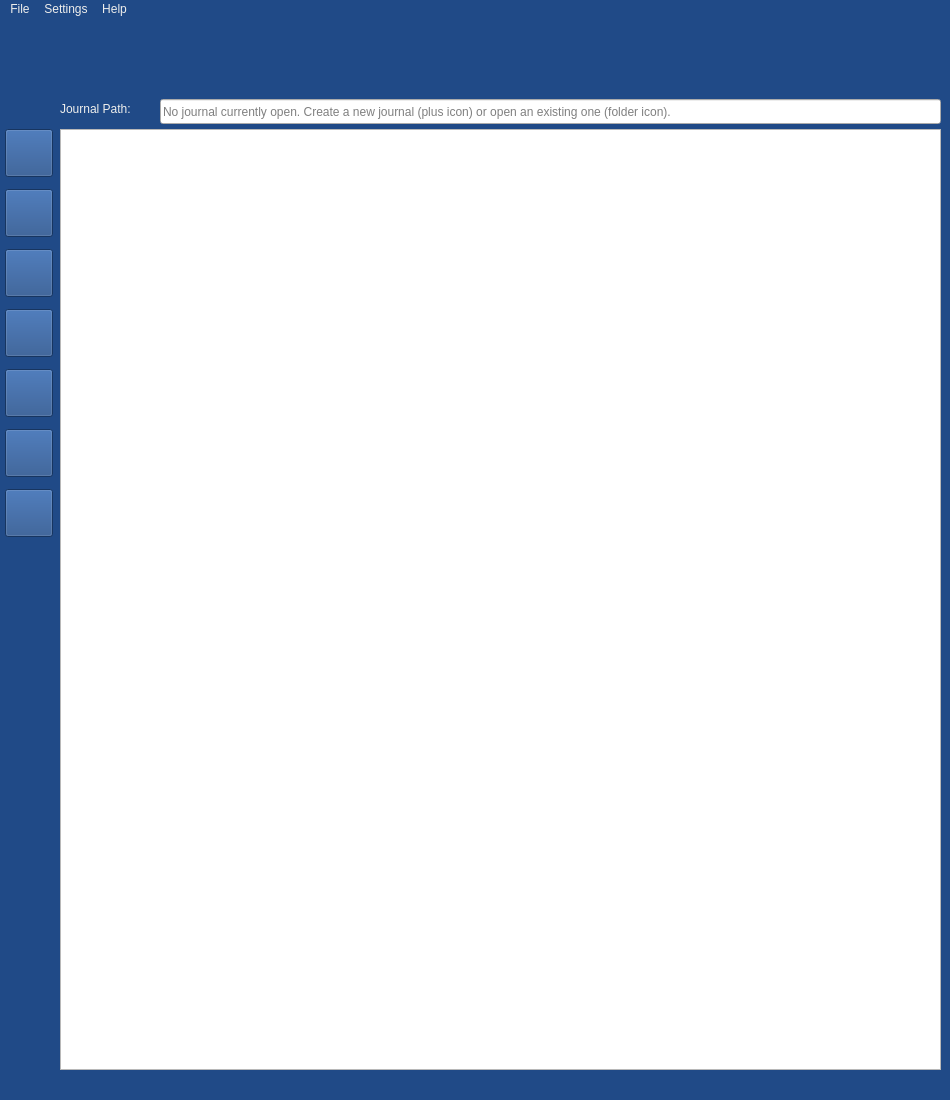
<?xml version="1.0" encoding="UTF-8"?>
<ui version="4.0">
 <class>MainWindow</class>
 <widget class="QMainWindow" name="MainWindow">
  <property name="geometry">
   <rect>
    <x>0</x>
    <y>0</y>
    <width>950</width>
    <height>1100</height>
   </rect>
  </property>
  <property name="minimumSize">
   <size>
    <width>950</width>
    <height>1100</height>
   </size>
  </property>
  <property name="maximumSize">
   <size>
    <width>950</width>
    <height>1100</height>
   </size>
  </property>
  <property name="windowTitle">
   <string>Open Journal</string>
  </property>
  <property name="styleSheet">
   <string notr="true">background-color: rgb(32, 74, 135);</string>
  </property>
  <widget class="QWidget" name="centralwidget">
   <widget class="QLabel" name="logo">
    <property name="geometry">
     <rect>
      <x>320</x>
      <y>0</y>
      <width>321</width>
      <height>81</height>
     </rect>
    </property>
    <property name="font">
     <font>
      <family>Umpush</family>
      <pointsize>14</pointsize>
      <weight>50</weight>
      <italic>true</italic>
      <bold>false</bold>
     </font>
    </property>
    <property name="text">
     <string/>
    </property>
    <property name="pixmap">
     <pixmap resource="resources.qrc">:/resources/logo.png</pixmap>
    </property>
    <property name="scaledContents">
     <bool>true</bool>
    </property>
   </widget>
   <widget class="QTextEdit" name="journalEdit">
    <property name="geometry">
     <rect>
      <x>60</x>
      <y>110</y>
      <width>881</width>
      <height>941</height>
     </rect>
    </property>
    <property name="styleSheet">
     <string notr="true">background-color: rgb(255, 255, 255);
background: 1</string>
    </property>
   </widget>
   <widget class="QLineEdit" name="journalName">
    <property name="geometry">
     <rect>
      <x>160</x>
      <y>80</y>
      <width>781</width>
      <height>25</height>
     </rect>
    </property>
    <property name="toolTip">
     <string>&lt;html&gt;&lt;head/&gt;&lt;body&gt;&lt;p&gt;Displays the filepath to the currently open journal.&lt;/p&gt;&lt;/body&gt;&lt;/html&gt;</string>
    </property>
    <property name="styleSheet">
     <string notr="true">background: 1</string>
    </property>
    <property name="inputMethodHints">
     <set>Qt::ImhNone</set>
    </property>
    <property name="dragEnabled">
     <bool>false</bool>
    </property>
    <property name="readOnly">
     <bool>true</bool>
    </property>
    <property name="placeholderText">
     <string>No journal currently open. Create a new journal (plus icon) or open an existing one (folder icon).</string>
    </property>
   </widget>
   <widget class="QLabel" name="journal_path">
    <property name="geometry">
     <rect>
      <x>60</x>
      <y>80</y>
      <width>91</width>
      <height>21</height>
     </rect>
    </property>
    <property name="styleSheet">
     <string notr="true">border-color: rgb(255, 255, 255);
</string>
    </property>
    <property name="text">
     <string>&lt;html&gt;&lt;head/&gt;&lt;body&gt;&lt;p&gt;&lt;span style=&quot; color:#eeeeec;&quot;&gt;Journal Path:&lt;/span&gt;&lt;/p&gt;&lt;/body&gt;&lt;/html&gt;</string>
    </property>
   </widget>
   <widget class="QPushButton" name="saveBtn">
    <property name="geometry">
     <rect>
      <x>5</x>
      <y>230</y>
      <width>48</width>
      <height>48</height>
     </rect>
    </property>
    <property name="minimumSize">
     <size>
      <width>48</width>
      <height>48</height>
     </size>
    </property>
    <property name="maximumSize">
     <size>
      <width>48</width>
      <height>48</height>
     </size>
    </property>
    <property name="toolTip">
     <string>&lt;html&gt;&lt;head/&gt;&lt;body&gt;&lt;p&gt;Save journal (Ctrl + S)&lt;/p&gt;&lt;/body&gt;&lt;/html&gt;</string>
    </property>
    <property name="styleSheet">
     <string notr="true">QPushButton {border-image: url(:/resources/save.png)}
QToolTip {	background-color: rgb(238, 238, 236);
                           color: black; 
                           border: black solid 1px};</string>
    </property>
    <property name="text">
     <string/>
    </property>
   </widget>
   <widget class="QPushButton" name="deleteBtn">
    <property name="geometry">
     <rect>
      <x>5</x>
      <y>410</y>
      <width>48</width>
      <height>48</height>
     </rect>
    </property>
    <property name="minimumSize">
     <size>
      <width>48</width>
      <height>48</height>
     </size>
    </property>
    <property name="maximumSize">
     <size>
      <width>48</width>
      <height>48</height>
     </size>
    </property>
    <property name="toolTip">
     <string>&lt;html&gt;&lt;head/&gt;&lt;body&gt;&lt;p&gt;Delete journal&lt;/p&gt;&lt;/body&gt;&lt;/html&gt;</string>
    </property>
    <property name="styleSheet">
     <string notr="true">QPushButton {border-image: url(:/resources/delete.png)}
QToolTip {	background-color: rgb(238, 238, 236);
                           color: black; 
                           border: black solid 1px};</string>
    </property>
    <property name="text">
     <string/>
    </property>
   </widget>
   <widget class="QPushButton" name="openBtn">
    <property name="geometry">
     <rect>
      <x>5</x>
      <y>170</y>
      <width>48</width>
      <height>48</height>
     </rect>
    </property>
    <property name="minimumSize">
     <size>
      <width>48</width>
      <height>48</height>
     </size>
    </property>
    <property name="maximumSize">
     <size>
      <width>48</width>
      <height>48</height>
     </size>
    </property>
    <property name="toolTip">
     <string>&lt;html&gt;&lt;head/&gt;&lt;body&gt;&lt;p&gt;Open existing journal (Ctrl + O)&lt;/p&gt;&lt;/body&gt;&lt;/html&gt;</string>
    </property>
    <property name="styleSheet">
     <string notr="true">QPushButton {border-image: url(:/resources/open.png)}
QToolTip {	background-color: rgb(238, 238, 236);
                           color: black; 
                           border: black solid 1px};
</string>
    </property>
    <property name="text">
     <string/>
    </property>
   </widget>
   <widget class="QPushButton" name="encryptBtn">
    <property name="geometry">
     <rect>
      <x>5</x>
      <y>290</y>
      <width>48</width>
      <height>48</height>
     </rect>
    </property>
    <property name="minimumSize">
     <size>
      <width>48</width>
      <height>48</height>
     </size>
    </property>
    <property name="maximumSize">
     <size>
      <width>48</width>
      <height>48</height>
     </size>
    </property>
    <property name="toolTip">
     <string>&lt;html&gt;&lt;head/&gt;&lt;body&gt;&lt;p&gt;Encrypt currently open journal&lt;/p&gt;&lt;/body&gt;&lt;/html&gt;</string>
    </property>
    <property name="styleSheet">
     <string notr="true">QPushButton {border-image: url(:/resources/encrypt.png)}
QToolTip {	background-color: rgb(238, 238, 236);
                           color: black; 
                           border: black solid 1px};</string>
    </property>
    <property name="text">
     <string/>
    </property>
   </widget>
   <widget class="QPushButton" name="decryptBtn">
    <property name="geometry">
     <rect>
      <x>5</x>
      <y>350</y>
      <width>48</width>
      <height>48</height>
     </rect>
    </property>
    <property name="minimumSize">
     <size>
      <width>48</width>
      <height>48</height>
     </size>
    </property>
    <property name="maximumSize">
     <size>
      <width>48</width>
      <height>48</height>
     </size>
    </property>
    <property name="toolTip">
     <string>&lt;html&gt;&lt;head/&gt;&lt;body&gt;&lt;p&gt;Decrypt currently open journal&lt;/p&gt;&lt;/body&gt;&lt;/html&gt;</string>
    </property>
    <property name="styleSheet">
     <string notr="true">QPushButton {border-image: url(:/resources/decrypt.png)}
QToolTip {	background-color: rgb(238, 238, 236);
                           color: black; 
                           border: black solid 1px};</string>
    </property>
    <property name="text">
     <string/>
    </property>
   </widget>
   <widget class="QPushButton" name="printBtn">
    <property name="geometry">
     <rect>
      <x>5</x>
      <y>470</y>
      <width>48</width>
      <height>48</height>
     </rect>
    </property>
    <property name="minimumSize">
     <size>
      <width>48</width>
      <height>48</height>
     </size>
    </property>
    <property name="maximumSize">
     <size>
      <width>48</width>
      <height>48</height>
     </size>
    </property>
    <property name="toolTip">
     <string>&lt;html&gt;&lt;head/&gt;&lt;body&gt;&lt;p&gt;Print journal&lt;/p&gt;&lt;/body&gt;&lt;/html&gt;</string>
    </property>
    <property name="styleSheet">
     <string notr="true">QPushButton {border-image: url(:/resources/print.png)}
QToolTip {	background-color: rgb(238, 238, 236);
                           color: black; 
                           border: black solid 1px};</string>
    </property>
    <property name="text">
     <string/>
    </property>
   </widget>
   <widget class="QPushButton" name="newBtn">
    <property name="geometry">
     <rect>
      <x>5</x>
      <y>110</y>
      <width>48</width>
      <height>48</height>
     </rect>
    </property>
    <property name="minimumSize">
     <size>
      <width>48</width>
      <height>48</height>
     </size>
    </property>
    <property name="maximumSize">
     <size>
      <width>48</width>
      <height>48</height>
     </size>
    </property>
    <property name="toolTip">
     <string>&lt;html&gt;&lt;head/&gt;&lt;body&gt;&lt;p&gt;Create new journal (Ctrl + N)&lt;/p&gt;&lt;p&gt;&lt;br/&gt;&lt;/p&gt;&lt;/body&gt;&lt;/html&gt;</string>
    </property>
    <property name="styleSheet">
     <string notr="true">QPushButton {border-image: url(:/resources/new.png)}
QToolTip {	background-color: rgb(238, 238, 236);
                           color: black; 
                           border: black solid 1px};
</string>
    </property>
    <property name="text">
     <string/>
    </property>
   </widget>
  </widget>
  <widget class="QMenuBar" name="menubar">
   <property name="geometry">
    <rect>
     <x>0</x>
     <y>0</y>
     <width>950</width>
     <height>22</height>
    </rect>
   </property>
   <property name="palette">
    <palette>
     <active>
      <colorrole role="Button">
       <brush brushstyle="SolidPattern">
        <color alpha="255">
         <red>32</red>
         <green>74</green>
         <blue>135</blue>
        </color>
       </brush>
      </colorrole>
      <colorrole role="ButtonText">
       <brush brushstyle="SolidPattern">
        <color alpha="255">
         <red>238</red>
         <green>238</green>
         <blue>236</blue>
        </color>
       </brush>
      </colorrole>
      <colorrole role="Base">
       <brush brushstyle="SolidPattern">
        <color alpha="255">
         <red>32</red>
         <green>74</green>
         <blue>135</blue>
        </color>
       </brush>
      </colorrole>
      <colorrole role="Window">
       <brush brushstyle="SolidPattern">
        <color alpha="255">
         <red>32</red>
         <green>74</green>
         <blue>135</blue>
        </color>
       </brush>
      </colorrole>
     </active>
     <inactive>
      <colorrole role="Button">
       <brush brushstyle="SolidPattern">
        <color alpha="255">
         <red>32</red>
         <green>74</green>
         <blue>135</blue>
        </color>
       </brush>
      </colorrole>
      <colorrole role="ButtonText">
       <brush brushstyle="SolidPattern">
        <color alpha="255">
         <red>238</red>
         <green>238</green>
         <blue>236</blue>
        </color>
       </brush>
      </colorrole>
      <colorrole role="Base">
       <brush brushstyle="SolidPattern">
        <color alpha="255">
         <red>32</red>
         <green>74</green>
         <blue>135</blue>
        </color>
       </brush>
      </colorrole>
      <colorrole role="Window">
       <brush brushstyle="SolidPattern">
        <color alpha="255">
         <red>32</red>
         <green>74</green>
         <blue>135</blue>
        </color>
       </brush>
      </colorrole>
     </inactive>
     <disabled>
      <colorrole role="Button">
       <brush brushstyle="SolidPattern">
        <color alpha="255">
         <red>32</red>
         <green>74</green>
         <blue>135</blue>
        </color>
       </brush>
      </colorrole>
      <colorrole role="ButtonText">
       <brush brushstyle="SolidPattern">
        <color alpha="255">
         <red>190</red>
         <green>190</green>
         <blue>190</blue>
        </color>
       </brush>
      </colorrole>
      <colorrole role="Base">
       <brush brushstyle="SolidPattern">
        <color alpha="255">
         <red>32</red>
         <green>74</green>
         <blue>135</blue>
        </color>
       </brush>
      </colorrole>
      <colorrole role="Window">
       <brush brushstyle="SolidPattern">
        <color alpha="255">
         <red>32</red>
         <green>74</green>
         <blue>135</blue>
        </color>
       </brush>
      </colorrole>
     </disabled>
    </palette>
   </property>
   <widget class="QMenu" name="menuFile">
    <property name="palette">
     <palette>
      <active>
       <colorrole role="Button">
        <brush brushstyle="SolidPattern">
         <color alpha="255">
          <red>32</red>
          <green>74</green>
          <blue>135</blue>
         </color>
        </brush>
       </colorrole>
       <colorrole role="ButtonText">
        <brush brushstyle="SolidPattern">
         <color alpha="255">
          <red>238</red>
          <green>238</green>
          <blue>236</blue>
         </color>
        </brush>
       </colorrole>
       <colorrole role="Base">
        <brush brushstyle="SolidPattern">
         <color alpha="255">
          <red>32</red>
          <green>74</green>
          <blue>135</blue>
         </color>
        </brush>
       </colorrole>
       <colorrole role="Window">
        <brush brushstyle="SolidPattern">
         <color alpha="255">
          <red>32</red>
          <green>74</green>
          <blue>135</blue>
         </color>
        </brush>
       </colorrole>
      </active>
      <inactive>
       <colorrole role="Button">
        <brush brushstyle="SolidPattern">
         <color alpha="255">
          <red>32</red>
          <green>74</green>
          <blue>135</blue>
         </color>
        </brush>
       </colorrole>
       <colorrole role="ButtonText">
        <brush brushstyle="SolidPattern">
         <color alpha="255">
          <red>238</red>
          <green>238</green>
          <blue>236</blue>
         </color>
        </brush>
       </colorrole>
       <colorrole role="Base">
        <brush brushstyle="SolidPattern">
         <color alpha="255">
          <red>32</red>
          <green>74</green>
          <blue>135</blue>
         </color>
        </brush>
       </colorrole>
       <colorrole role="Window">
        <brush brushstyle="SolidPattern">
         <color alpha="255">
          <red>32</red>
          <green>74</green>
          <blue>135</blue>
         </color>
        </brush>
       </colorrole>
      </inactive>
      <disabled>
       <colorrole role="Button">
        <brush brushstyle="SolidPattern">
         <color alpha="255">
          <red>32</red>
          <green>74</green>
          <blue>135</blue>
         </color>
        </brush>
       </colorrole>
       <colorrole role="ButtonText">
        <brush brushstyle="SolidPattern">
         <color alpha="255">
          <red>190</red>
          <green>190</green>
          <blue>190</blue>
         </color>
        </brush>
       </colorrole>
       <colorrole role="Base">
        <brush brushstyle="SolidPattern">
         <color alpha="255">
          <red>32</red>
          <green>74</green>
          <blue>135</blue>
         </color>
        </brush>
       </colorrole>
       <colorrole role="Window">
        <brush brushstyle="SolidPattern">
         <color alpha="255">
          <red>32</red>
          <green>74</green>
          <blue>135</blue>
         </color>
        </brush>
       </colorrole>
      </disabled>
     </palette>
    </property>
    <property name="title">
     <string>File</string>
    </property>
    <addaction name="New"/>
    <addaction name="Open"/>
    <addaction name="separator"/>
    <addaction name="Save"/>
    <addaction name="separator"/>
    <addaction name="Delete"/>
    <addaction name="separator"/>
    <addaction name="Encrypt_Journal"/>
    <addaction name="Decrypt_Journal"/>
    <addaction name="separator"/>
    <addaction name="Print"/>
    <addaction name="separator"/>
    <addaction name="Exit"/>
   </widget>
   <widget class="QMenu" name="menuHelp">
    <property name="palette">
     <palette>
      <active>
       <colorrole role="Button">
        <brush brushstyle="SolidPattern">
         <color alpha="255">
          <red>32</red>
          <green>74</green>
          <blue>135</blue>
         </color>
        </brush>
       </colorrole>
       <colorrole role="ButtonText">
        <brush brushstyle="SolidPattern">
         <color alpha="255">
          <red>238</red>
          <green>238</green>
          <blue>236</blue>
         </color>
        </brush>
       </colorrole>
       <colorrole role="Base">
        <brush brushstyle="SolidPattern">
         <color alpha="255">
          <red>32</red>
          <green>74</green>
          <blue>135</blue>
         </color>
        </brush>
       </colorrole>
       <colorrole role="Window">
        <brush brushstyle="SolidPattern">
         <color alpha="255">
          <red>32</red>
          <green>74</green>
          <blue>135</blue>
         </color>
        </brush>
       </colorrole>
      </active>
      <inactive>
       <colorrole role="Button">
        <brush brushstyle="SolidPattern">
         <color alpha="255">
          <red>32</red>
          <green>74</green>
          <blue>135</blue>
         </color>
        </brush>
       </colorrole>
       <colorrole role="ButtonText">
        <brush brushstyle="SolidPattern">
         <color alpha="255">
          <red>238</red>
          <green>238</green>
          <blue>236</blue>
         </color>
        </brush>
       </colorrole>
       <colorrole role="Base">
        <brush brushstyle="SolidPattern">
         <color alpha="255">
          <red>32</red>
          <green>74</green>
          <blue>135</blue>
         </color>
        </brush>
       </colorrole>
       <colorrole role="Window">
        <brush brushstyle="SolidPattern">
         <color alpha="255">
          <red>32</red>
          <green>74</green>
          <blue>135</blue>
         </color>
        </brush>
       </colorrole>
      </inactive>
      <disabled>
       <colorrole role="Button">
        <brush brushstyle="SolidPattern">
         <color alpha="255">
          <red>32</red>
          <green>74</green>
          <blue>135</blue>
         </color>
        </brush>
       </colorrole>
       <colorrole role="ButtonText">
        <brush brushstyle="SolidPattern">
         <color alpha="255">
          <red>190</red>
          <green>190</green>
          <blue>190</blue>
         </color>
        </brush>
       </colorrole>
       <colorrole role="Base">
        <brush brushstyle="SolidPattern">
         <color alpha="255">
          <red>32</red>
          <green>74</green>
          <blue>135</blue>
         </color>
        </brush>
       </colorrole>
       <colorrole role="Window">
        <brush brushstyle="SolidPattern">
         <color alpha="255">
          <red>32</red>
          <green>74</green>
          <blue>135</blue>
         </color>
        </brush>
       </colorrole>
      </disabled>
     </palette>
    </property>
    <property name="title">
     <string>Help</string>
    </property>
    <addaction name="About_Open_Journal"/>
   </widget>
   <widget class="QMenu" name="menuSettings">
    <property name="palette">
     <palette>
      <active>
       <colorrole role="Button">
        <brush brushstyle="SolidPattern">
         <color alpha="255">
          <red>32</red>
          <green>74</green>
          <blue>135</blue>
         </color>
        </brush>
       </colorrole>
       <colorrole role="ButtonText">
        <brush brushstyle="SolidPattern">
         <color alpha="255">
          <red>238</red>
          <green>238</green>
          <blue>236</blue>
         </color>
        </brush>
       </colorrole>
       <colorrole role="Base">
        <brush brushstyle="SolidPattern">
         <color alpha="255">
          <red>32</red>
          <green>74</green>
          <blue>135</blue>
         </color>
        </brush>
       </colorrole>
       <colorrole role="Window">
        <brush brushstyle="SolidPattern">
         <color alpha="255">
          <red>32</red>
          <green>74</green>
          <blue>135</blue>
         </color>
        </brush>
       </colorrole>
      </active>
      <inactive>
       <colorrole role="Button">
        <brush brushstyle="SolidPattern">
         <color alpha="255">
          <red>32</red>
          <green>74</green>
          <blue>135</blue>
         </color>
        </brush>
       </colorrole>
       <colorrole role="ButtonText">
        <brush brushstyle="SolidPattern">
         <color alpha="255">
          <red>238</red>
          <green>238</green>
          <blue>236</blue>
         </color>
        </brush>
       </colorrole>
       <colorrole role="Base">
        <brush brushstyle="SolidPattern">
         <color alpha="255">
          <red>32</red>
          <green>74</green>
          <blue>135</blue>
         </color>
        </brush>
       </colorrole>
       <colorrole role="Window">
        <brush brushstyle="SolidPattern">
         <color alpha="255">
          <red>32</red>
          <green>74</green>
          <blue>135</blue>
         </color>
        </brush>
       </colorrole>
      </inactive>
      <disabled>
       <colorrole role="Button">
        <brush brushstyle="SolidPattern">
         <color alpha="255">
          <red>32</red>
          <green>74</green>
          <blue>135</blue>
         </color>
        </brush>
       </colorrole>
       <colorrole role="ButtonText">
        <brush brushstyle="SolidPattern">
         <color alpha="255">
          <red>190</red>
          <green>190</green>
          <blue>190</blue>
         </color>
        </brush>
       </colorrole>
       <colorrole role="Base">
        <brush brushstyle="SolidPattern">
         <color alpha="255">
          <red>32</red>
          <green>74</green>
          <blue>135</blue>
         </color>
        </brush>
       </colorrole>
       <colorrole role="Window">
        <brush brushstyle="SolidPattern">
         <color alpha="255">
          <red>32</red>
          <green>74</green>
          <blue>135</blue>
         </color>
        </brush>
       </colorrole>
      </disabled>
     </palette>
    </property>
    <property name="title">
     <string>Settings</string>
    </property>
    <addaction name="Preferences"/>
   </widget>
   <addaction name="menuFile"/>
   <addaction name="menuSettings"/>
   <addaction name="menuHelp"/>
  </widget>
  <widget class="QStatusBar" name="statusbar">
   <property name="palette">
    <palette>
     <active>
      <colorrole role="WindowText">
       <brush brushstyle="SolidPattern">
        <color alpha="255">
         <red>238</red>
         <green>238</green>
         <blue>236</blue>
        </color>
       </brush>
      </colorrole>
      <colorrole role="Button">
       <brush brushstyle="SolidPattern">
        <color alpha="255">
         <red>32</red>
         <green>74</green>
         <blue>135</blue>
        </color>
       </brush>
      </colorrole>
      <colorrole role="Text">
       <brush brushstyle="SolidPattern">
        <color alpha="255">
         <red>238</red>
         <green>238</green>
         <blue>236</blue>
        </color>
       </brush>
      </colorrole>
      <colorrole role="ButtonText">
       <brush brushstyle="SolidPattern">
        <color alpha="255">
         <red>238</red>
         <green>238</green>
         <blue>236</blue>
        </color>
       </brush>
      </colorrole>
      <colorrole role="Base">
       <brush brushstyle="SolidPattern">
        <color alpha="255">
         <red>32</red>
         <green>74</green>
         <blue>135</blue>
        </color>
       </brush>
      </colorrole>
      <colorrole role="Window">
       <brush brushstyle="SolidPattern">
        <color alpha="255">
         <red>32</red>
         <green>74</green>
         <blue>135</blue>
        </color>
       </brush>
      </colorrole>
      <colorrole role="ToolTipText">
       <brush brushstyle="SolidPattern">
        <color alpha="255">
         <red>238</red>
         <green>238</green>
         <blue>236</blue>
        </color>
       </brush>
      </colorrole>
      <colorrole role="PlaceholderText">
       <brush brushstyle="SolidPattern">
        <color alpha="128">
         <red>238</red>
         <green>238</green>
         <blue>236</blue>
        </color>
       </brush>
      </colorrole>
     </active>
     <inactive>
      <colorrole role="WindowText">
       <brush brushstyle="SolidPattern">
        <color alpha="255">
         <red>238</red>
         <green>238</green>
         <blue>236</blue>
        </color>
       </brush>
      </colorrole>
      <colorrole role="Button">
       <brush brushstyle="SolidPattern">
        <color alpha="255">
         <red>32</red>
         <green>74</green>
         <blue>135</blue>
        </color>
       </brush>
      </colorrole>
      <colorrole role="Text">
       <brush brushstyle="SolidPattern">
        <color alpha="255">
         <red>238</red>
         <green>238</green>
         <blue>236</blue>
        </color>
       </brush>
      </colorrole>
      <colorrole role="ButtonText">
       <brush brushstyle="SolidPattern">
        <color alpha="255">
         <red>238</red>
         <green>238</green>
         <blue>236</blue>
        </color>
       </brush>
      </colorrole>
      <colorrole role="Base">
       <brush brushstyle="SolidPattern">
        <color alpha="255">
         <red>32</red>
         <green>74</green>
         <blue>135</blue>
        </color>
       </brush>
      </colorrole>
      <colorrole role="Window">
       <brush brushstyle="SolidPattern">
        <color alpha="255">
         <red>32</red>
         <green>74</green>
         <blue>135</blue>
        </color>
       </brush>
      </colorrole>
      <colorrole role="ToolTipText">
       <brush brushstyle="SolidPattern">
        <color alpha="255">
         <red>238</red>
         <green>238</green>
         <blue>236</blue>
        </color>
       </brush>
      </colorrole>
      <colorrole role="PlaceholderText">
       <brush brushstyle="SolidPattern">
        <color alpha="128">
         <red>238</red>
         <green>238</green>
         <blue>236</blue>
        </color>
       </brush>
      </colorrole>
     </inactive>
     <disabled>
      <colorrole role="WindowText">
       <brush brushstyle="SolidPattern">
        <color alpha="255">
         <red>190</red>
         <green>190</green>
         <blue>190</blue>
        </color>
       </brush>
      </colorrole>
      <colorrole role="Button">
       <brush brushstyle="SolidPattern">
        <color alpha="255">
         <red>32</red>
         <green>74</green>
         <blue>135</blue>
        </color>
       </brush>
      </colorrole>
      <colorrole role="Text">
       <brush brushstyle="SolidPattern">
        <color alpha="255">
         <red>190</red>
         <green>190</green>
         <blue>190</blue>
        </color>
       </brush>
      </colorrole>
      <colorrole role="ButtonText">
       <brush brushstyle="SolidPattern">
        <color alpha="255">
         <red>190</red>
         <green>190</green>
         <blue>190</blue>
        </color>
       </brush>
      </colorrole>
      <colorrole role="Base">
       <brush brushstyle="SolidPattern">
        <color alpha="255">
         <red>32</red>
         <green>74</green>
         <blue>135</blue>
        </color>
       </brush>
      </colorrole>
      <colorrole role="Window">
       <brush brushstyle="SolidPattern">
        <color alpha="255">
         <red>32</red>
         <green>74</green>
         <blue>135</blue>
        </color>
       </brush>
      </colorrole>
      <colorrole role="ToolTipText">
       <brush brushstyle="SolidPattern">
        <color alpha="255">
         <red>238</red>
         <green>238</green>
         <blue>236</blue>
        </color>
       </brush>
      </colorrole>
      <colorrole role="PlaceholderText">
       <brush brushstyle="SolidPattern">
        <color alpha="128">
         <red>0</red>
         <green>0</green>
         <blue>0</blue>
        </color>
       </brush>
      </colorrole>
     </disabled>
    </palette>
   </property>
  </widget>
  <action name="actionNew">
   <property name="text">
    <string>New</string>
   </property>
  </action>
  <action name="New">
   <property name="text">
    <string>New</string>
   </property>
   <property name="toolTip">
    <string>Create new journal</string>
   </property>
   <property name="shortcut">
    <string>Ctrl+N</string>
   </property>
  </action>
  <action name="Open">
   <property name="text">
    <string>Open</string>
   </property>
   <property name="toolTip">
    <string>Open existing journal</string>
   </property>
   <property name="shortcut">
    <string>Ctrl+O</string>
   </property>
  </action>
  <action name="Save">
   <property name="text">
    <string>Save</string>
   </property>
   <property name="toolTip">
    <string>Save journal</string>
   </property>
   <property name="shortcut">
    <string>Ctrl+S</string>
   </property>
  </action>
  <action name="Save_As">
   <property name="text">
    <string>Save As...</string>
   </property>
  </action>
  <action name="About_Open_Journal">
   <property name="text">
    <string>About Open Journal</string>
   </property>
  </action>
  <action name="Encrypt_Journal">
   <property name="text">
    <string>Encrypt Journal</string>
   </property>
   <property name="toolTip">
    <string>Encrypt currently open journal</string>
   </property>
  </action>
  <action name="Decrypt_Journal">
   <property name="text">
    <string>Decrypt Journal</string>
   </property>
   <property name="toolTip">
    <string>Decrypt currently open journal</string>
   </property>
  </action>
  <action name="Preferences">
   <property name="text">
    <string>Preferences</string>
   </property>
  </action>
  <action name="Print">
   <property name="text">
    <string>Print</string>
   </property>
   <property name="toolTip">
    <string>Print journal</string>
   </property>
   <property name="shortcut">
    <string>Ctrl+P</string>
   </property>
  </action>
  <action name="Exit">
   <property name="text">
    <string>Exit</string>
   </property>
   <property name="shortcut">
    <string/>
   </property>
  </action>
  <action name="Delete">
   <property name="text">
    <string>Delete Journal</string>
   </property>
  </action>
 </widget>
 <resources>
  <include location="resources.qrc"/>
 </resources>
 <connections/>
</ui>
